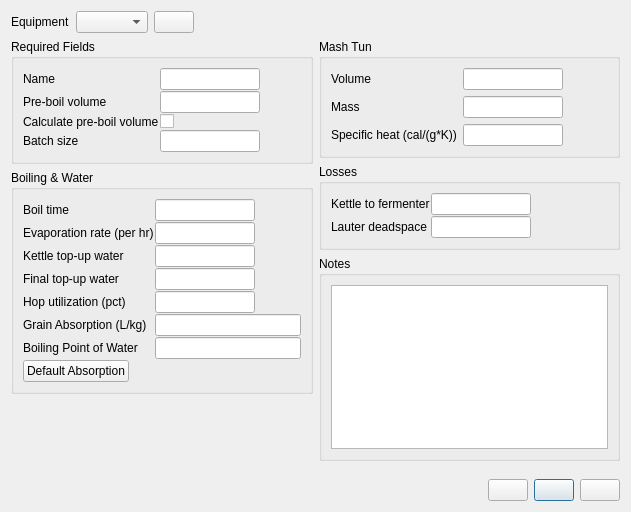
<?xml version="1.0" encoding="UTF-8"?>
<ui version="4.0">
 <class>equipmentEditor</class>
 <widget class="QDialog" name="equipmentEditor">
  <property name="geometry">
   <rect>
    <x>0</x>
    <y>0</y>
    <width>631</width>
    <height>512</height>
   </rect>
  </property>
  <property name="windowTitle">
   <string>Equipment Editor</string>
  </property>
  <property name="toolTip">
   <string/>
  </property>
  <layout class="QVBoxLayout" name="verticalLayout_8">
   <item>
    <layout class="QHBoxLayout" name="horizontalLayout_5">
     <item>
      <widget class="QLabel" name="label">
       <property name="sizePolicy">
        <sizepolicy hsizetype="Preferred" vsizetype="Preferred">
         <horstretch>0</horstretch>
         <verstretch>0</verstretch>
        </sizepolicy>
       </property>
       <property name="text">
        <string>Equipment</string>
       </property>
      </widget>
     </item>
     <item>
      <widget class="EquipmentComboBox" name="equipmentComboBox">
       <property name="sizePolicy">
        <sizepolicy hsizetype="Maximum" vsizetype="Fixed">
         <horstretch>0</horstretch>
         <verstretch>0</verstretch>
        </sizepolicy>
       </property>
      </widget>
     </item>
     <item>
      <widget class="QPushButton" name="pushButton_remove">
       <property name="toolTip">
        <string>Remove equipment</string>
       </property>
       <property name="text">
        <string/>
       </property>
       <property name="icon">
        <iconset resource="../brewtarget.qrc">
         <normaloff>:/images/smallMinus.svg</normaloff>:/images/smallMinus.svg</iconset>
       </property>
       <property name="autoDefault">
        <bool>false</bool>
       </property>
      </widget>
     </item>
     <item>
      <spacer name="horizontalSpacer">
       <property name="orientation">
        <enum>Qt::Horizontal</enum>
       </property>
       <property name="sizeHint" stdset="0">
        <size>
         <width>40</width>
         <height>20</height>
        </size>
       </property>
      </spacer>
     </item>
    </layout>
   </item>
   <item>
    <layout class="QHBoxLayout" name="horizontalLayout_17">
     <item>
      <layout class="QVBoxLayout" name="verticalLayout_6">
       <item>
        <widget class="QGroupBox" name="groupBox">
         <property name="title">
          <string>Required Fields</string>
         </property>
         <layout class="QVBoxLayout" name="verticalLayout">
          <property name="spacing">
           <number>1</number>
          </property>
          <item>
           <layout class="QFormLayout" name="formLayout">
            <item row="0" column="0">
             <widget class="QLabel" name="label_2">
              <property name="sizePolicy">
               <sizepolicy hsizetype="Expanding" vsizetype="Preferred">
                <horstretch>0</horstretch>
                <verstretch>0</verstretch>
               </sizepolicy>
              </property>
              <property name="text">
               <string>Name</string>
              </property>
             </widget>
            </item>
            <item row="0" column="1">
             <widget class="QLineEdit" name="lineEdit_name">
              <property name="sizePolicy">
               <sizepolicy hsizetype="Fixed" vsizetype="Fixed">
                <horstretch>100</horstretch>
                <verstretch>0</verstretch>
               </sizepolicy>
              </property>
              <property name="minimumSize">
               <size>
                <width>100</width>
                <height>0</height>
               </size>
              </property>
              <property name="maximumSize">
               <size>
                <width>100</width>
                <height>16777215</height>
               </size>
              </property>
              <property name="toolTip">
               <string>Name</string>
              </property>
             </widget>
            </item>
            <item row="1" column="0">
             <widget class="QLabel" name="label_3">
              <property name="sizePolicy">
               <sizepolicy hsizetype="Expanding" vsizetype="Preferred">
                <horstretch>0</horstretch>
                <verstretch>0</verstretch>
               </sizepolicy>
              </property>
              <property name="text">
               <string>Pre-boil volume</string>
              </property>
             </widget>
            </item>
            <item row="1" column="1">
             <widget class="QLineEdit" name="lineEdit_boilSize">
              <property name="sizePolicy">
               <sizepolicy hsizetype="Fixed" vsizetype="Fixed">
                <horstretch>100</horstretch>
                <verstretch>0</verstretch>
               </sizepolicy>
              </property>
              <property name="minimumSize">
               <size>
                <width>100</width>
                <height>0</height>
               </size>
              </property>
              <property name="maximumSize">
               <size>
                <width>100</width>
                <height>16777215</height>
               </size>
              </property>
              <property name="toolTip">
               <string>Pre-boil volume</string>
              </property>
             </widget>
            </item>
            <item row="2" column="0">
             <widget class="QLabel" name="label_4">
              <property name="sizePolicy">
               <sizepolicy hsizetype="Expanding" vsizetype="Preferred">
                <horstretch>0</horstretch>
                <verstretch>0</verstretch>
               </sizepolicy>
              </property>
              <property name="toolTip">
               <string>If checked, we will calculate your pre-boil volume based on your desired batch size, boil time, evaporation rate, losses, etc.</string>
              </property>
              <property name="text">
               <string>Calculate pre-boil volume</string>
              </property>
             </widget>
            </item>
            <item row="2" column="1">
             <widget class="QCheckBox" name="checkBox_calcBoilVolume">
              <property name="toolTip">
               <string>Automatically fill in pre-boil volume</string>
              </property>
              <property name="text">
               <string/>
              </property>
             </widget>
            </item>
            <item row="3" column="0">
             <widget class="QLabel" name="label_5">
              <property name="sizePolicy">
               <sizepolicy hsizetype="Expanding" vsizetype="Preferred">
                <horstretch>0</horstretch>
                <verstretch>0</verstretch>
               </sizepolicy>
              </property>
              <property name="text">
               <string>Batch size</string>
              </property>
             </widget>
            </item>
            <item row="3" column="1">
             <widget class="QLineEdit" name="lineEdit_batchSize">
              <property name="sizePolicy">
               <sizepolicy hsizetype="Fixed" vsizetype="Fixed">
                <horstretch>100</horstretch>
                <verstretch>0</verstretch>
               </sizepolicy>
              </property>
              <property name="minimumSize">
               <size>
                <width>100</width>
                <height>0</height>
               </size>
              </property>
              <property name="maximumSize">
               <size>
                <width>100</width>
                <height>16777215</height>
               </size>
              </property>
              <property name="toolTip">
               <string>Batch size</string>
              </property>
             </widget>
            </item>
           </layout>
          </item>
         </layout>
        </widget>
       </item>
       <item>
        <widget class="QGroupBox" name="groupBox_3">
         <property name="title">
          <string>Boiling &amp;&amp; Water</string>
         </property>
         <layout class="QVBoxLayout" name="verticalLayout_3">
          <property name="spacing">
           <number>1</number>
          </property>
          <item>
           <layout class="QFormLayout" name="formLayout_5">
            <item row="0" column="0">
             <widget class="QLabel" name="label_9">
              <property name="sizePolicy">
               <sizepolicy hsizetype="Expanding" vsizetype="Preferred">
                <horstretch>0</horstretch>
                <verstretch>0</verstretch>
               </sizepolicy>
              </property>
              <property name="text">
               <string>Boil time</string>
              </property>
             </widget>
            </item>
            <item row="0" column="1">
             <widget class="QLineEdit" name="lineEdit_boilTime">
              <property name="sizePolicy">
               <sizepolicy hsizetype="Fixed" vsizetype="Fixed">
                <horstretch>100</horstretch>
                <verstretch>0</verstretch>
               </sizepolicy>
              </property>
              <property name="minimumSize">
               <size>
                <width>100</width>
                <height>0</height>
               </size>
              </property>
              <property name="maximumSize">
               <size>
                <width>100</width>
                <height>16777215</height>
               </size>
              </property>
              <property name="toolTip">
               <string>Boil time</string>
              </property>
             </widget>
            </item>
            <item row="1" column="0">
             <widget class="QLabel" name="label_10">
              <property name="sizePolicy">
               <sizepolicy hsizetype="Expanding" vsizetype="Preferred">
                <horstretch>0</horstretch>
                <verstretch>0</verstretch>
               </sizepolicy>
              </property>
              <property name="text">
               <string>Evaporation rate (per hr)</string>
              </property>
             </widget>
            </item>
            <item row="1" column="1">
             <widget class="QLineEdit" name="lineEdit_evaporationRate">
              <property name="sizePolicy">
               <sizepolicy hsizetype="Fixed" vsizetype="Fixed">
                <horstretch>100</horstretch>
                <verstretch>0</verstretch>
               </sizepolicy>
              </property>
              <property name="minimumSize">
               <size>
                <width>100</width>
                <height>0</height>
               </size>
              </property>
              <property name="maximumSize">
               <size>
                <width>100</width>
                <height>16777215</height>
               </size>
              </property>
              <property name="toolTip">
               <string>How much water boils off per hour</string>
              </property>
             </widget>
            </item>
            <item row="2" column="0">
             <widget class="QLabel" name="label_11">
              <property name="sizePolicy">
               <sizepolicy hsizetype="Expanding" vsizetype="Preferred">
                <horstretch>0</horstretch>
                <verstretch>0</verstretch>
               </sizepolicy>
              </property>
              <property name="text">
               <string>Kettle top-up water</string>
              </property>
             </widget>
            </item>
            <item row="2" column="1">
             <widget class="QLineEdit" name="lineEdit_topUpKettle">
              <property name="sizePolicy">
               <sizepolicy hsizetype="Fixed" vsizetype="Fixed">
                <horstretch>100</horstretch>
                <verstretch>0</verstretch>
               </sizepolicy>
              </property>
              <property name="minimumSize">
               <size>
                <width>100</width>
                <height>0</height>
               </size>
              </property>
              <property name="maximumSize">
               <size>
                <width>100</width>
                <height>16777215</height>
               </size>
              </property>
              <property name="toolTip">
               <string>How much water is added to kettle immediately pre-boil</string>
              </property>
             </widget>
            </item>
            <item row="3" column="0">
             <widget class="QLabel" name="label_12">
              <property name="sizePolicy">
               <sizepolicy hsizetype="Expanding" vsizetype="Preferred">
                <horstretch>0</horstretch>
                <verstretch>0</verstretch>
               </sizepolicy>
              </property>
              <property name="text">
               <string>Final top-up water</string>
              </property>
             </widget>
            </item>
            <item row="3" column="1">
             <widget class="QLineEdit" name="lineEdit_topUpWater">
              <property name="sizePolicy">
               <sizepolicy hsizetype="Fixed" vsizetype="Fixed">
                <horstretch>100</horstretch>
                <verstretch>0</verstretch>
               </sizepolicy>
              </property>
              <property name="minimumSize">
               <size>
                <width>100</width>
                <height>0</height>
               </size>
              </property>
              <property name="maximumSize">
               <size>
                <width>100</width>
                <height>16777215</height>
               </size>
              </property>
              <property name="toolTip">
               <string>Water added to fermenter</string>
              </property>
             </widget>
            </item>
            <item row="4" column="0">
             <widget class="QLabel" name="label_13">
              <property name="sizePolicy">
               <sizepolicy hsizetype="Expanding" vsizetype="Preferred">
                <horstretch>0</horstretch>
                <verstretch>0</verstretch>
               </sizepolicy>
              </property>
              <property name="text">
               <string>Hop utilization (pct)</string>
              </property>
             </widget>
            </item>
            <item row="4" column="1">
             <widget class="QLineEdit" name="lineEdit_hopUtilization">
              <property name="sizePolicy">
               <sizepolicy hsizetype="Fixed" vsizetype="Fixed">
                <horstretch>100</horstretch>
                <verstretch>0</verstretch>
               </sizepolicy>
              </property>
              <property name="minimumSize">
               <size>
                <width>100</width>
                <height>0</height>
               </size>
              </property>
              <property name="maximumSize">
               <size>
                <width>100</width>
                <height>16777215</height>
               </size>
              </property>
              <property name="toolTip">
               <string>Don't use this field. It is ignored.</string>
              </property>
             </widget>
            </item>
            <item row="5" column="0">
             <widget class="QLabel" name="label_16">
              <property name="text">
               <string>Grain Absorption (L/kg)</string>
              </property>
             </widget>
            </item>
            <item row="7" column="0">
             <widget class="QPushButton" name="pushButton_absorption">
              <property name="text">
               <string>Default Absorption</string>
              </property>
             </widget>
            </item>
            <item row="5" column="1">
             <widget class="QLineEdit" name="lineEdit_grainAbsorption"/>
            </item>
            <item row="6" column="0">
             <widget class="QLabel" name="label_17">
              <property name="text">
               <string>Boiling Point of Water</string>
              </property>
             </widget>
            </item>
            <item row="6" column="1">
             <widget class="QLineEdit" name="lineEdit_boilingPoint"/>
            </item>
           </layout>
          </item>
         </layout>
        </widget>
       </item>
       <item>
        <spacer name="verticalSpacer_2">
         <property name="orientation">
          <enum>Qt::Vertical</enum>
         </property>
         <property name="sizeHint" stdset="0">
          <size>
           <width>20</width>
           <height>40</height>
          </size>
         </property>
        </spacer>
       </item>
      </layout>
     </item>
     <item>
      <layout class="QVBoxLayout" name="verticalLayout_7">
       <item>
        <widget class="QGroupBox" name="groupBox_2">
         <property name="title">
          <string>Mash Tun</string>
         </property>
         <layout class="QFormLayout" name="formLayout_2">
          <item row="0" column="0">
           <widget class="QLabel" name="label_6">
            <property name="sizePolicy">
             <sizepolicy hsizetype="Expanding" vsizetype="Preferred">
              <horstretch>0</horstretch>
              <verstretch>0</verstretch>
             </sizepolicy>
            </property>
            <property name="text">
             <string>Volume</string>
            </property>
           </widget>
          </item>
          <item row="0" column="1">
           <widget class="QLineEdit" name="lineEdit_tunVolume">
            <property name="sizePolicy">
             <sizepolicy hsizetype="Fixed" vsizetype="Fixed">
              <horstretch>100</horstretch>
              <verstretch>0</verstretch>
             </sizepolicy>
            </property>
            <property name="minimumSize">
             <size>
              <width>100</width>
              <height>0</height>
             </size>
            </property>
            <property name="maximumSize">
             <size>
              <width>100</width>
              <height>16777215</height>
             </size>
            </property>
            <property name="toolTip">
             <string>Volume of mash tun</string>
            </property>
           </widget>
          </item>
          <item row="1" column="0">
           <widget class="QLabel" name="label_7">
            <property name="sizePolicy">
             <sizepolicy hsizetype="Expanding" vsizetype="Preferred">
              <horstretch>0</horstretch>
              <verstretch>0</verstretch>
             </sizepolicy>
            </property>
            <property name="text">
             <string>Mass</string>
            </property>
           </widget>
          </item>
          <item row="1" column="1">
           <widget class="QLineEdit" name="lineEdit_tunWeight">
            <property name="sizePolicy">
             <sizepolicy hsizetype="Fixed" vsizetype="Fixed">
              <horstretch>100</horstretch>
              <verstretch>0</verstretch>
             </sizepolicy>
            </property>
            <property name="minimumSize">
             <size>
              <width>100</width>
              <height>0</height>
             </size>
            </property>
            <property name="maximumSize">
             <size>
              <width>100</width>
              <height>16777215</height>
             </size>
            </property>
            <property name="toolTip">
             <string>Mass or weight of mash tun</string>
            </property>
           </widget>
          </item>
          <item row="2" column="0">
           <widget class="QLabel" name="label_8">
            <property name="sizePolicy">
             <sizepolicy hsizetype="Expanding" vsizetype="Preferred">
              <horstretch>0</horstretch>
              <verstretch>0</verstretch>
             </sizepolicy>
            </property>
            <property name="text">
             <string>Specific heat (cal/(g*K))</string>
            </property>
           </widget>
          </item>
          <item row="2" column="1">
           <widget class="QLineEdit" name="lineEdit_tunSpecificHeat">
            <property name="sizePolicy">
             <sizepolicy hsizetype="Fixed" vsizetype="Fixed">
              <horstretch>100</horstretch>
              <verstretch>0</verstretch>
             </sizepolicy>
            </property>
            <property name="minimumSize">
             <size>
              <width>100</width>
              <height>0</height>
             </size>
            </property>
            <property name="maximumSize">
             <size>
              <width>100</width>
              <height>16777215</height>
             </size>
            </property>
            <property name="toolTip">
             <string notr="true">&lt;!DOCTYPE HTML PUBLIC &quot;-//W3C//DTD HTML 4.0//EN&quot; &quot;http://www.w3.org/TR/REC-html40/strict.dtd&quot;&gt;
&lt;html&gt;&lt;head&gt;&lt;meta name=&quot;qrichtext&quot; content=&quot;1&quot; /&gt;&lt;style type=&quot;text/css&quot;&gt;
p, li { white-space: pre-wrap; }
&lt;/style&gt;&lt;/head&gt;&lt;body style=&quot; font-family:'Sans Serif'; font-size:9pt; font-weight:400; font-style:normal;&quot;&gt;
&lt;p style=&quot; margin-top:0px; margin-bottom:0px; margin-left:0px; margin-right:0px; -qt-block-indent:0; text-indent:0px;&quot;&gt;Specific heat is a property that depends only on the material the tun is made of. The specific heats of some common materials are listed below.&lt;/p&gt;
&lt;p style=&quot;-qt-paragraph-type:empty; margin-top:0px; margin-bottom:0px; margin-left:0px; margin-right:0px; -qt-block-indent:0; text-indent:0px;&quot;&gt;&lt;/p&gt;
&lt;table&gt;
  &lt;tr&gt; &lt;td&gt;Aluminum&lt;/td&gt; &lt;td&gt;- 0.215&lt;/td&gt;&lt;/tr&gt;
  &lt;tr&gt; &lt;td&gt;Brass&lt;/td&gt; &lt;td&gt;- 0.092&lt;/td&gt;&lt;/tr&gt;
  &lt;tr&gt; &lt;td&gt;Copper&lt;/td&gt; &lt;td&gt;- 0.092&lt;/td&gt;&lt;/tr&gt;
  &lt;tr&gt; &lt;td&gt;Plastic&lt;/td&gt; &lt;td&gt;- 0.260&lt;/td&gt;&lt;/tr&gt;
  &lt;tr&gt; &lt;td&gt;Steel&lt;/td&gt; &lt;td&gt;- 0.120&lt;/td&gt;&lt;/tr&gt;
&lt;/table&gt;
&lt;/body&gt;&lt;/html&gt;</string>
            </property>
           </widget>
          </item>
         </layout>
        </widget>
       </item>
       <item>
        <widget class="QGroupBox" name="groupBox_4">
         <property name="title">
          <string>Losses</string>
         </property>
         <layout class="QVBoxLayout" name="verticalLayout_4">
          <property name="spacing">
           <number>1</number>
          </property>
          <item>
           <layout class="QFormLayout" name="formLayout_3">
            <property name="fieldGrowthPolicy">
             <enum>QFormLayout::ExpandingFieldsGrow</enum>
            </property>
            <item row="0" column="0">
             <widget class="QLabel" name="label_14">
              <property name="sizePolicy">
               <sizepolicy hsizetype="Expanding" vsizetype="Preferred">
                <horstretch>0</horstretch>
                <verstretch>0</verstretch>
               </sizepolicy>
              </property>
              <property name="text">
               <string>Kettle to fermenter</string>
              </property>
             </widget>
            </item>
            <item row="0" column="1">
             <widget class="QLineEdit" name="lineEdit_trubChillerLoss">
              <property name="sizePolicy">
               <sizepolicy hsizetype="Fixed" vsizetype="Fixed">
                <horstretch>100</horstretch>
                <verstretch>0</verstretch>
               </sizepolicy>
              </property>
              <property name="minimumSize">
               <size>
                <width>100</width>
                <height>0</height>
               </size>
              </property>
              <property name="maximumSize">
               <size>
                <width>100</width>
                <height>16777215</height>
               </size>
              </property>
              <property name="toolTip">
               <string>Wort lost between kettle and fermenter</string>
              </property>
             </widget>
            </item>
            <item row="1" column="0">
             <widget class="QLabel" name="label_15">
              <property name="sizePolicy">
               <sizepolicy hsizetype="Expanding" vsizetype="Preferred">
                <horstretch>0</horstretch>
                <verstretch>0</verstretch>
               </sizepolicy>
              </property>
              <property name="text">
               <string>Lauter deadspace</string>
              </property>
             </widget>
            </item>
            <item row="1" column="1">
             <widget class="QLineEdit" name="lineEdit_lauterDeadspace">
              <property name="sizePolicy">
               <sizepolicy hsizetype="Fixed" vsizetype="Fixed">
                <horstretch>100</horstretch>
                <verstretch>0</verstretch>
               </sizepolicy>
              </property>
              <property name="minimumSize">
               <size>
                <width>100</width>
                <height>0</height>
               </size>
              </property>
              <property name="maximumSize">
               <size>
                <width>100</width>
                <height>16777215</height>
               </size>
              </property>
              <property name="toolTip">
               <string>Volume of wort lost to lauter deadspace</string>
              </property>
             </widget>
            </item>
           </layout>
          </item>
         </layout>
        </widget>
       </item>
       <item>
        <widget class="QGroupBox" name="groupBox_5">
         <property name="title">
          <string>Notes</string>
         </property>
         <layout class="QVBoxLayout" name="verticalLayout_5">
          <item>
           <widget class="QTextEdit" name="textEdit_notes"/>
          </item>
         </layout>
        </widget>
       </item>
       <item>
        <spacer name="verticalSpacer">
         <property name="orientation">
          <enum>Qt::Vertical</enum>
         </property>
         <property name="sizeHint" stdset="0">
          <size>
           <width>20</width>
           <height>40</height>
          </size>
         </property>
        </spacer>
       </item>
      </layout>
     </item>
    </layout>
   </item>
   <item>
    <layout class="QHBoxLayout" name="horizontalLayout_16">
     <item>
      <spacer name="horizontalSpacer_2">
       <property name="orientation">
        <enum>Qt::Horizontal</enum>
       </property>
       <property name="sizeHint" stdset="0">
        <size>
         <width>40</width>
         <height>20</height>
        </size>
       </property>
      </spacer>
     </item>
     <item>
      <widget class="QPushButton" name="pushButton_new">
       <property name="toolTip">
        <string>New equipment</string>
       </property>
       <property name="text">
        <string/>
       </property>
       <property name="icon">
        <iconset resource="../brewtarget.qrc">
         <normaloff>:/images/smallPlus.svg</normaloff>:/images/smallPlus.svg</iconset>
       </property>
       <property name="autoDefault">
        <bool>false</bool>
       </property>
      </widget>
     </item>
     <item>
      <widget class="QPushButton" name="pushButton_save">
       <property name="toolTip">
        <string>Save</string>
       </property>
       <property name="text">
        <string/>
       </property>
       <property name="icon">
        <iconset resource="../brewtarget.qrc">
         <normaloff>:/images/filesave.svg</normaloff>:/images/filesave.svg</iconset>
       </property>
       <property name="autoDefault">
        <bool>false</bool>
       </property>
       <property name="default">
        <bool>true</bool>
       </property>
      </widget>
     </item>
     <item>
      <widget class="QPushButton" name="pushButton_cancel">
       <property name="toolTip">
        <string>Cancel</string>
       </property>
       <property name="text">
        <string/>
       </property>
       <property name="icon">
        <iconset resource="../brewtarget.qrc">
         <normaloff>:/images/exit.svg</normaloff>:/images/exit.svg</iconset>
       </property>
       <property name="autoDefault">
        <bool>false</bool>
       </property>
      </widget>
     </item>
    </layout>
   </item>
  </layout>
 </widget>
 <customwidgets>
  <customwidget>
   <class>EquipmentComboBox</class>
   <extends>QComboBox</extends>
   <header>EquipmentComboBox.h</header>
  </customwidget>
 </customwidgets>
 <resources>
  <include location="../brewtarget.qrc"/>
 </resources>
 <connections/>
</ui>
